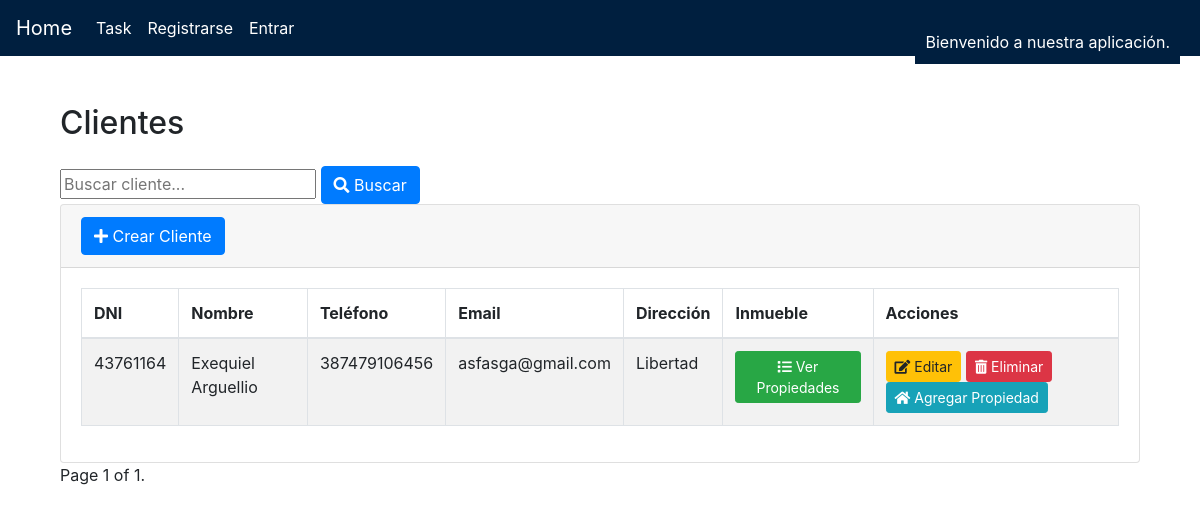
Page /clientes/ on the earlier database version.
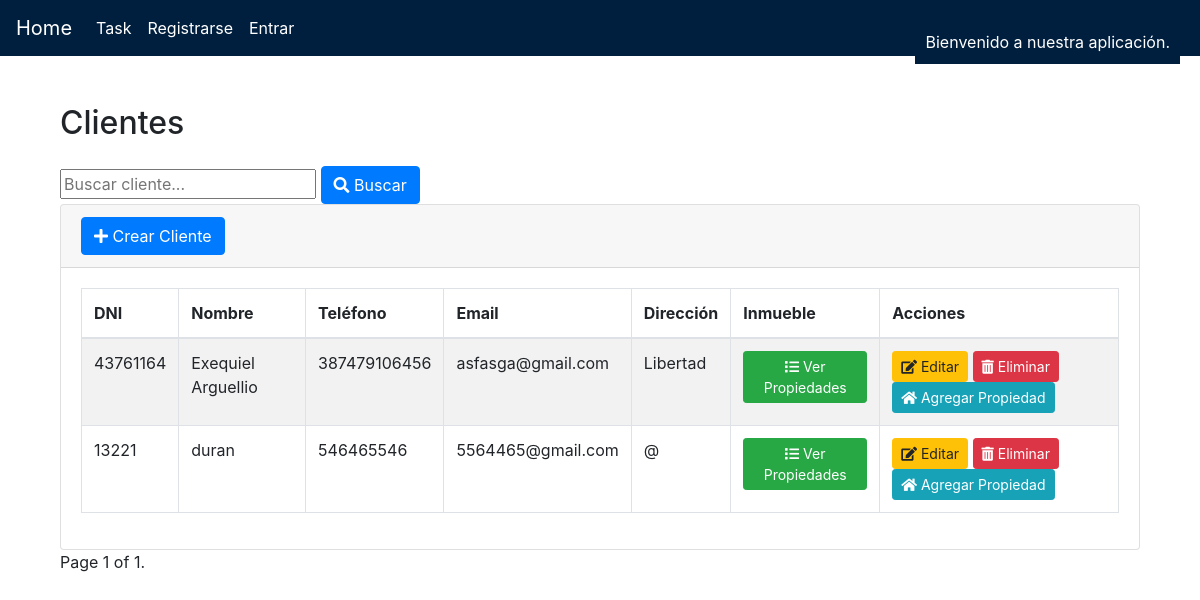
Same page on the later database version.
### tasks/models.py (models this page shows)
class Cliente(models.Model):
    dni = models.CharField(max_length=50, primary_key=True)
    nombre_cliente = models.CharField(max_length=200)
    tel_cliente = models.CharField(max_length=50)
    email_cliente = models.EmailField()
    direccion_cliente = models.CharField(max_length=300)

### tasks/views.py (the view, shortened to what this page needs)
# urls.py: path('clientes/', views.cliente_list, name='cliente_list'),
def cliente_list(request):
    search_query = request.GET.get('search')
    clientes_list = Cliente.objects.all()
    paginator = Paginator(clientes_list, 2)
    page = request.GET.get('page')
    clientes = paginator.get_page(page)
    form = None
    return render(request, 'clientes.html', {'clientes': clientes, 'form': form})

### tasks/templates/clientes.html (shortened to what this page needs)
{% extends "base.html" %}
{% block content %}
<link href="https://maxcdn.bootstrapcdn.com/bootstrap/4.5.2/css/bootstrap.min.css" rel="stylesheet">
<link rel="stylesheet" href="https://cdnjs.cloudflare.com/ajax/libs/font-awesome/5.15.3/css/all.min.css">
<div class="container mt-5">
    <div class="row">
        <div class="col-md-12">
            <h2 class="mb-4">Clientes</h2>
            <form method="get" action="{% url 'cliente_list' %}">
                <input type="text" name="search" placeholder="Buscar cliente...">
                <button type="submit" class="btn btn-primary"><i class="fas fa-search"></i> Buscar</button>
            </form>
            <div class="card">
                <div class="card-header">
                    <a href="{% url 'cliente_create' %}" class="btn btn-primary"><i class="fas fa-plus"></i> Crear Cliente</a>
                </div>
                <div class="card-body">
                    <table class="table table-striped table-bordered">
                        <thead>
                            <tr>
                                <th>DNI</th>
                                <th>Nombre</th>
                                <th>Teléfono</th>
                                <th>Email</th>
                                <th>Dirección</th>
                                <th>Inmueble</th>
                                <th>Acciones</th>
                            </tr>
                        </thead>
                        <tbody>
                            {% for cliente in clientes %}
                            <tr>
                                <td>{{ cliente.dni }}</td>
                                <td>{{ cliente.nombre_cliente }}</td>
                                <td>{{ cliente.tel_cliente }}</td>
                                <td>{{ cliente.email_cliente }}</td>
                                <td>{{ cliente.direccion_cliente }}</td>
                                <td>
                                    {% if cliente.propiedades_set.exists %}
                                    <a href="{% url 'propiedades_list_by_dni' cliente.dni %}" class="btn btn-sm btn-success"><i class="fas fa-list"></i> Ver Propiedades</a>
                                    {% else %}
                                        No tiene inmueble
                                    {% endif %}
                                </td>
                                <td>
                                    <a href="{% url 'cliente_update' cliente.dni %}" class="btn btn-sm btn-warning"><i class="fas fa-edit"></i> Editar</a>
                                    <a href="{% url 'cliente_delete' cliente.dni %}" class="btn btn-sm btn-danger" onclick="return confirmDelete()"><i class="fas fa-trash-alt"></i> Eliminar</a>
                                    <a href="{% url 'propiedades_list_by_dni' cliente.dni %}" class="btn btn-sm btn-info"><i class="fas fa-home"></i> Agregar Propiedad</a>
                                </td>
                            </tr>
                            {% endfor %}
                        </tbody>
                    </table>
                </div>
            </div>
            <div class="pagination">
                <span class="step-links">
                    <span class="current-page">
                        Page {{ clientes.number }} of {{ clientes.paginator.num_pages }}.
                    </span>
                </span>
            </div>
        </div>
    </div>
</div>
{% endblock %}

Differences in the rows shown:
added Cliente: dni "13221", nombre_cliente "duran", tel_cliente "546465546", email_cliente "5564465@gmail.com", direccion_cliente "@", shows "Ver Propiedades"
